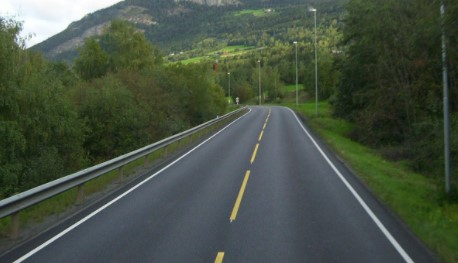
#> input picture images/streetLines_01.jpg, 458 x 263 px, found by its file name
$ python part3.py
#> lines starting #> are read from the running program, lines starting #| are printed output that depends on the picture; after the words box and inside, x2 and y2 are one past the last pixel; in counts of white or black regions, pixels touching at a corner belong together
import cv2
import numpy as np
import math

path = "images/gohan.jpg"
path1 = "images/streetLines_01.jpg"
path2 = "images/chessboard_02.jpg"
file_name1 = path1.split('/')
file_name2 = path2.split('/')

img = cv2.imread(path1)
#> img is the input picture: shape (263, 458, 3); mean B, G, R 68.4, 82.2, 71.3
img_ = cv2.imread(path2)
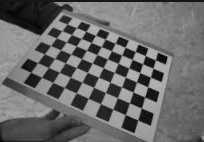
#> input picture images/chessboard_02.jpg, 204 x 142 px, found by its file name
#> img_ is the input picture: shape (142, 204, 3); mean B, G, R 105.5, 105.4, 105.4
gray = cv2.cvtColor(img,cv2.COLOR_BGR2GRAY)
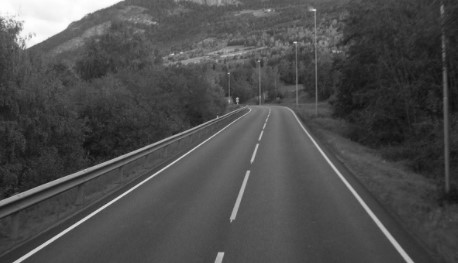
#> gray: shape (263, 458); min 13, max 255, mean 77.3
gray_ = cv2.cvtColor(img_,cv2.COLOR_BGR2GRAY)


edges = cv2.Canny(gray,100,200,apertureSize = 3)
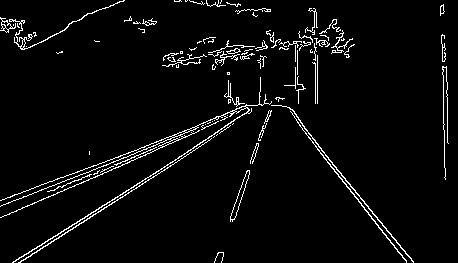
#> edges: shape (263, 458); 3.9% white in thin lines or dots
edges_ = cv2.Canny(gray_,100,200,apertureSize = 3)
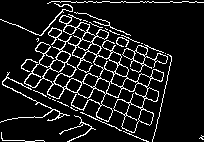
#> edges_: shape (142, 204); 10.7% white in thin lines or dots
#cv2.imshow('edges',edges)

minLineLength = 30
maxLineGap = 10
lines = cv2.HoughLinesP(edges,1,np.pi/180,15,minLineLength=minLineLength,maxLineGap=maxLineGap)
#> lines = 61 rows, first 6: [278, 97, 406, 261], [20, 262, 153, 176], [13, 261, 196, 146], [72, 178, 208, 123], [32, 204, 230, 116], [71, 174, 196, 126]
lines_ = cv2.HoughLinesP(edges_,1,np.pi/180,15,minLineLength=minLineLength,maxLineGap=maxLineGap)
#> lines_ = 48 rows, first 6: [24, 86, 147, 141], [28, 59, 153, 114], [36, 39, 158, 91], [120, 130, 147, 50], [66, 114, 112, 27], [54, 19, 170, 65]
for x in range(0, len(lines)):
    for x1,y1,x2,y2 in lines[x]:
        cv2.line(img,(x1,y1),(x2,y2),(0,255,0),2)
#> this loop made 61 passes
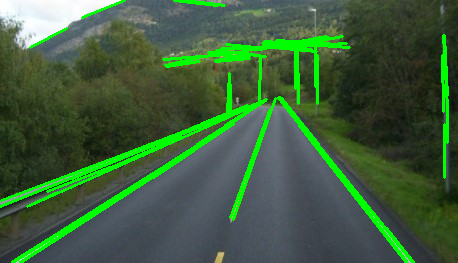
#> img: shape (263, 458, 3); 8.31% of pixels changed, all inside (x1, y1, x2, y2) = (0, 0, 449, 263)

for x in range(0, len(lines_)):
    for x1,y1,x2,y2 in lines_[x]:
        cv2.line(img_,(x1,y1),(x2,y2),(0,255,0),2)
#> this loop made 48 passes
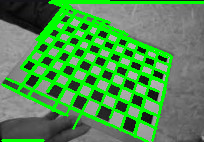
#> img_: shape (142, 204, 3); mean B, G, R 77.8, 145.4, 77.7

cv2.imshow('houghlinespR',img)
cv2.imshow('houghlinespC',img_)
cv2.waitKey(0)
cv2.destroyAllWindows()
